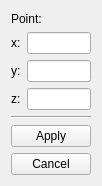
<?xml version="1.0" encoding="UTF-8"?>
<ui version="4.0">
 <class>Form</class>
 <widget class="QWidget" name="Form">
  <property name="geometry">
   <rect>
    <x>0</x>
    <y>0</y>
    <width>101</width>
    <height>186</height>
   </rect>
  </property>
  <property name="windowTitle">
   <string>Form</string>
  </property>
  <layout class="QVBoxLayout" name="verticalLayout" stretch="0,2,1,1,1">
   <item>
    <widget class="QLabel" name="label_7">
     <property name="text">
      <string>Point:</string>
     </property>
    </widget>
   </item>
   <item>
    <layout class="QVBoxLayout" name="verticalLayout_point1" stretch="0,0,0">
     <item>
      <layout class="QHBoxLayout" name="horizontalLayout">
       <item>
        <widget class="QLabel" name="label">
         <property name="text">
          <string>x:</string>
         </property>
        </widget>
       </item>
       <item>
        <widget class="QLineEdit" name="point_input_x"/>
       </item>
      </layout>
     </item>
     <item>
      <layout class="QHBoxLayout" name="horizontalLayout_2">
       <item>
        <widget class="QLabel" name="label_2">
         <property name="text">
          <string>y:</string>
         </property>
        </widget>
       </item>
       <item>
        <widget class="QLineEdit" name="point_input_y"/>
       </item>
      </layout>
     </item>
     <item>
      <layout class="QHBoxLayout" name="horizontalLayout_3">
       <item>
        <widget class="QLabel" name="label_3">
         <property name="text">
          <string>z:</string>
         </property>
        </widget>
       </item>
       <item>
        <widget class="QLineEdit" name="point_input_z"/>
       </item>
      </layout>
     </item>
    </layout>
   </item>
   <item>
    <widget class="Line" name="line_2">
     <property name="orientation">
      <enum>Qt::Horizontal</enum>
     </property>
    </widget>
   </item>
   <item>
    <widget class="QPushButton" name="applyButton">
     <property name="text">
      <string>Apply</string>
     </property>
    </widget>
   </item>
   <item>
    <widget class="QPushButton" name="cancelButton">
     <property name="text">
      <string>Cancel</string>
     </property>
    </widget>
   </item>
  </layout>
 </widget>
 <resources/>
 <connections/>
</ui>
